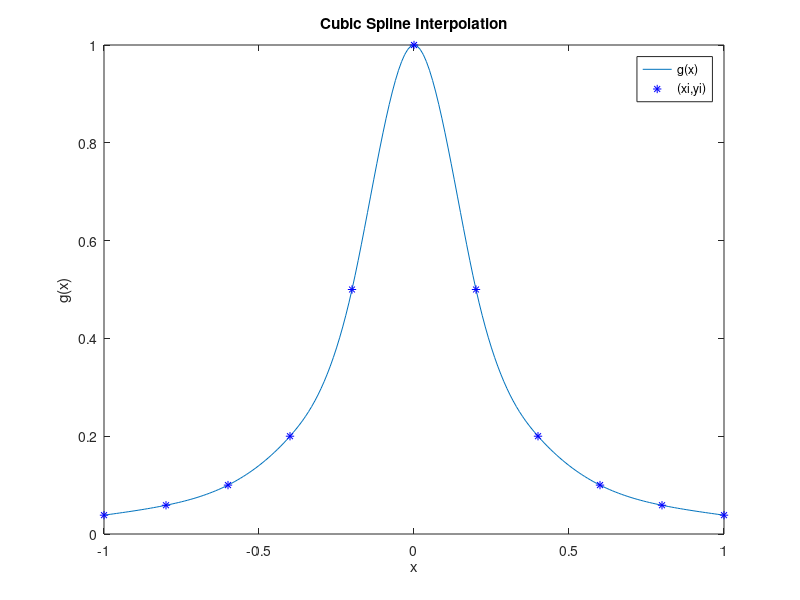

Reproduce this figure in MATLAB.
clear all
clc
#-----------find g''(x_i)   i =1,2,3,...,N-1--------------------

#create a form like AX = B. three variables are matrix.
#Let g''(x_i) be X

function [DDg] = csi_free_runout(x, y, nsize) 
  #nsize = N + 1
  # when it refers to x, y, delta
  # i(in textbook) = (i+1) (here)
  # i (here) = (i-1) (in textbook)
  
  #create matrix of g''(x_i)   i =1,2,3,...,N-1
  ddg = zeros(nsize - 2, 1);
  
  #----create delta_i-------
  delta = zeros(1, nsize-1);
  for i = 1 : nsize - 1
    delta(i) = x(i+1) - x(i);
  endfor
  #-------------------------
  
  #------create A-----------
  A = zeros(nsize-2, nsize-2);
  for i = 1 : nsize - 2
    for j = 1 : nsize - 2
      if (i == j)
        A(i,j) = (delta(i) + delta(i+1)) / 3;
      elseif ( i == j-1 )
        A(i,j) = delta(i+1) / 6;
      elseif( i == j+1)
        A(i,j) = delta(i)/6;
      else
        continue;
      endif
    endfor
  endfor
  #-------------------------
  
  #---------create B--------
  B = zeros(nsize-2, 1);
  for i = 1 : nsize - 2
    B(i) = (y(i+2) - y(i+1)) / delta(i+1) - (y(i+1) - y(i)) / delta(i);
  endfor
  #-------------------------
  
  ddg = A \ B;
  DDg = zeros(1, nsize);
  for i = 1:nsize-2
    DDg(i+1) = ddg(i,1);
  endfor
  
  #-----------cubic spline interpolation drawing-------
  figure(1)
  x_plot = [];
  y_plot = [];
  for i = 1 : nsize - 1
    x_ref = x(i) : 0.01 : x(i+1);
    y_ref = [];
    #in the textbook P6 eq.(1.6)
    y_ref = DDg(i)/6 * ( (x(i+1)-x_ref).^3 / delta(i) - delta(i)*(x(i+1)-x_ref))...
        + DDg(i+1)/6 * ( (x_ref-x(i)).^3 / delta(i) - delta(i)*(x_ref-x(i)))...
        + y(i) * ( x(i+1) - x_ref )/delta(i) + y(i+1) * ( x_ref - x(i) )/delta(i);
    x_plot = [x_plot, x_ref]; #connect all the x
    y_plot = [y_plot, y_ref]; #connect all the y
  endfor
  plot(x_plot, y_plot, x,y, "b*") #b* means point pattern is blue *
  xlabel("x"); #name the x axis
  ylabel("g(x)"); #name the y axis
  legend("g(x)", "(xi,yi)"); #name the line
  title("Cubic Spline Interpolation"); #name the diagram
  #----------------------------------------------------
endfunction
#---------------------------------------------------------



#-----------GET DATA-------------------
#read the data in hw1AB
rawdata = textread("hw1AB.dat");

#transfrom the data into a matrix
point = reshape(rawdata, 2, []);

#check the size of point
psize = size(point);
data_size = psize(2)-1;

#declare x and y to store all the point(point known already)
xi = zeros(1, data_size);
yi = zeros(1, data_size);

#load the data onto xj and yj
for i = 1:data_size
  xi(i) = point(1,i+1);
  yi(i) = point(2,i+1);
endfor
#--------------------------------------
DDg = csi_free_runout(xi, yi, data_size);
